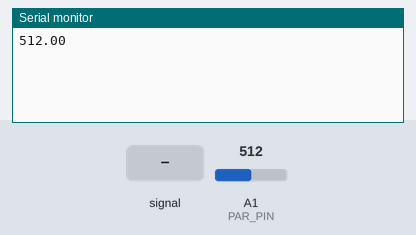
Simulated run of this sketch. Board: Arduino Uno, built with avr-gcc and run on an emulated ATmega328P. On the bench: the last lines printed to the serial monitor. The test bench sets the inputs (shaded band); at power-on: A1 (PAR_PIN) = 512.

Above: at 1.2 s.
1.3 s: A1 (PAR_PIN) fed a 200 Hz sine of ±81 counts around its level
At 2.6 s:
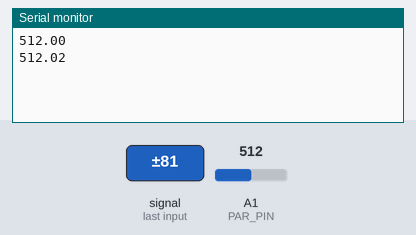
2.8 s: A1 (PAR_PIN) set to 716
At 3.4 s:
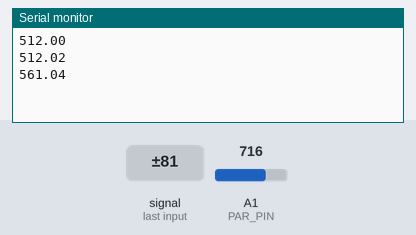
4.3 s: A1 (PAR_PIN) fed a 1000 Hz sine of ±255 counts around its level
At 5.6 s:
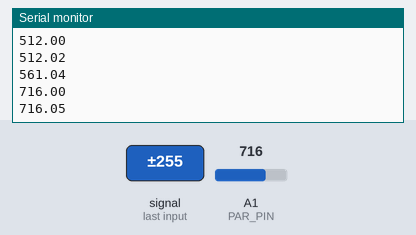
5.8 s: A1 (PAR_PIN) set to 900
At 6.7 s:
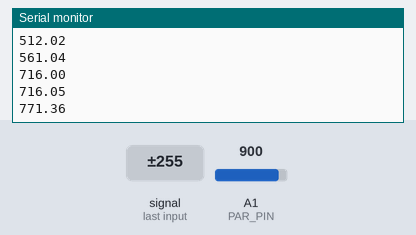
Timing chart, 0 to 8.3 s (numbered marks = the images above; inputs shaded):
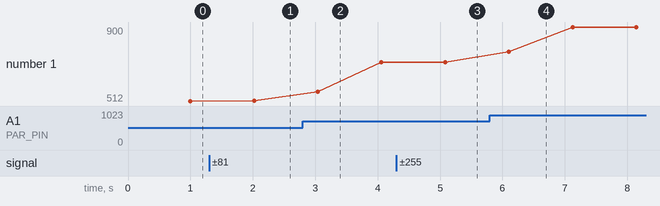

The sketch:

read_photodiode.ino
```cpp
#define PAR_PIN A1

void setup() {

  //Set up serial comms
  Serial.begin(115200);

}

void loop() {

  float total = 0;
  int num_readings = 0;
  unsigned long start_time;
  float light_level;

  start_time = millis();

  //Take one second's worth of averages
  while(millis() - start_time < 1000) {
    int reading = analogRead(PAR_PIN);
    float voltage = reading * (3.3 / 1023);
    //Serial.println(voltage);
    total = total + reading;
    num_readings++;
  }

  light_level = total/num_readings;
  Serial.println(light_level);

  delay(20);

}
```

Measured:
- after the input at 1.3 s, the serial monitor: prints a new line after 0.72 s (image 1)
- after the input at 2.8 s, the serial monitor: prints a new line after 0.24 s (image 2)
- after the input at 4.3 s, the serial monitor: prints a new line after 0.78 s (image 3)
- after the input at 5.8 s, the serial monitor: prints a new line after 0.30 s (image 4)
- plotted number 1: 512 → 512.02 after the input at 1.3 s, 512.02 → 716 after the input at 2.8 s, 716 → 716.05 after the input at 4.3 s, 716.05 → 900 after the input at 5.8 s
